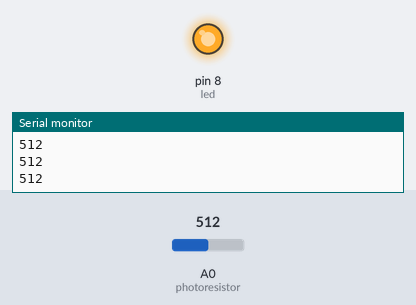
This sketch was run on a simulated Arduino Uno, built with avr-gcc and run on an emulated ATmega328P. On the bench: output pins drawn as LEDs (lit = HIGH), the last lines printed to the serial monitor. The test bench sets the inputs (shaded band); at power-on: A0 (photoresistor) = 512.

Above: at 1.2 s.
1.3 s: A0 (photoresistor) set to 12
2.8 s: A0 (photoresistor) set to 9
At 3.8 s:
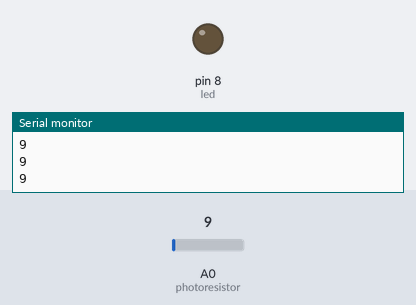
4.3 s: A0 (photoresistor) set to 122
At 4.9 s:
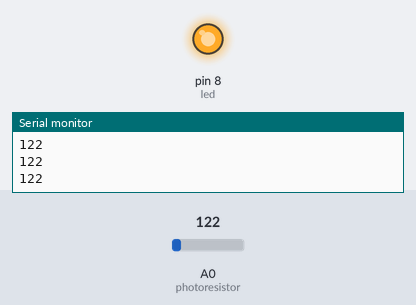
5.8 s: A0 (photoresistor) set to 0
At 7.2 s:
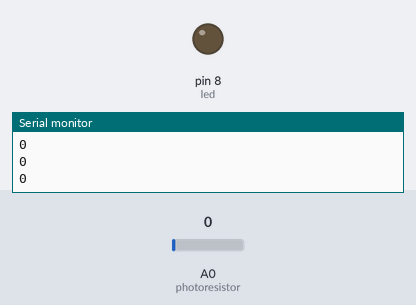
Timing chart, 0 to 8.3 s (numbered marks = the images above; inputs shaded):
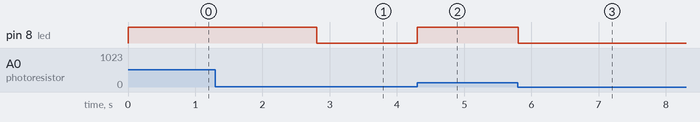

Measured:
- the behaviour switches between 11 and 10 on A0 (photoresistor) (found by bisection; images 0 and 1)
- after the input at 2.8 s, pin 8 (led): HIGH → LOW at once
- after the input at 4.3 s, pin 8 (led): LOW → HIGH at once
- after the input at 5.8 s, pin 8 (led): HIGH → LOW at once

The sketch:

Photoresistor.ino
```cpp
const int photoresistor = A0;
const int led = 8;

void setup() {
  pinMode(led, OUTPUT);
  Serial.begin(9600);
}

void loop() {
  int lightValue = analogRead(photoresistor);

  Serial.println(lightValue);

  if (lightValue > 10) {
    digitalWrite(led, HIGH);
  } else {
    digitalWrite(led, LOW);
  }

}
```
